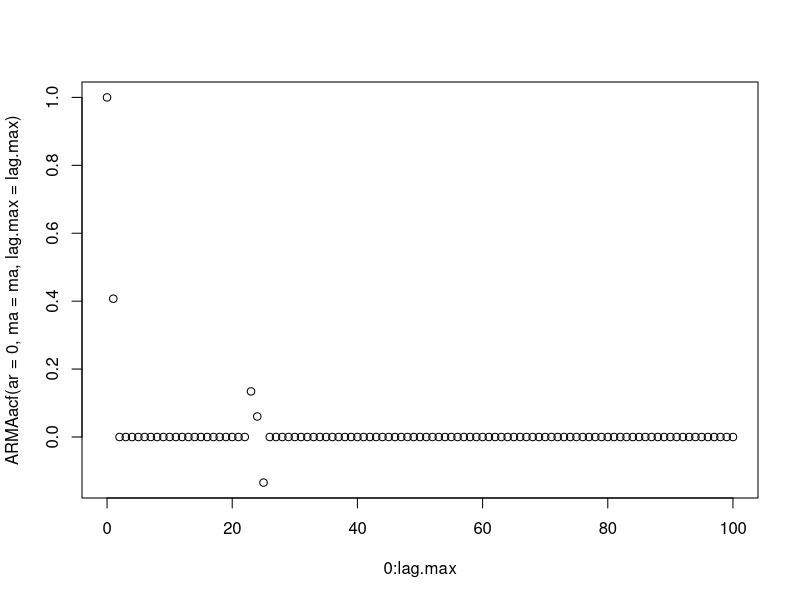
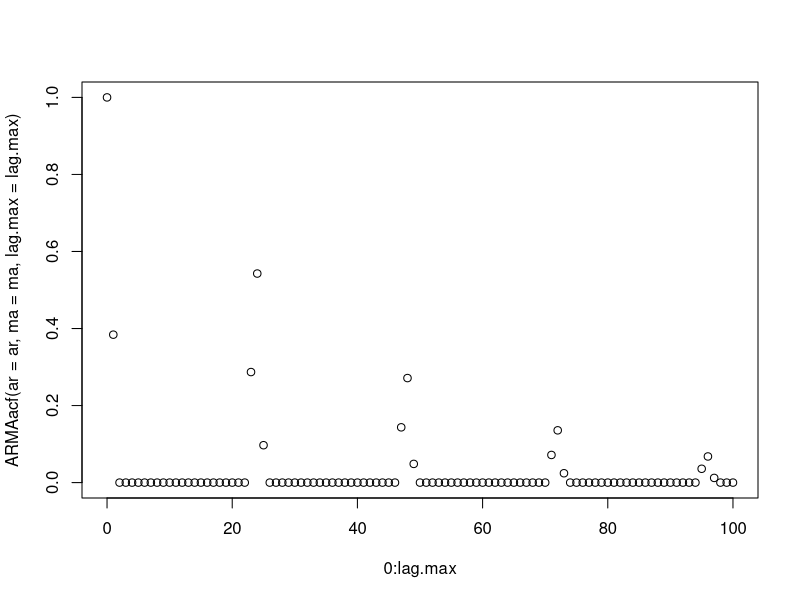
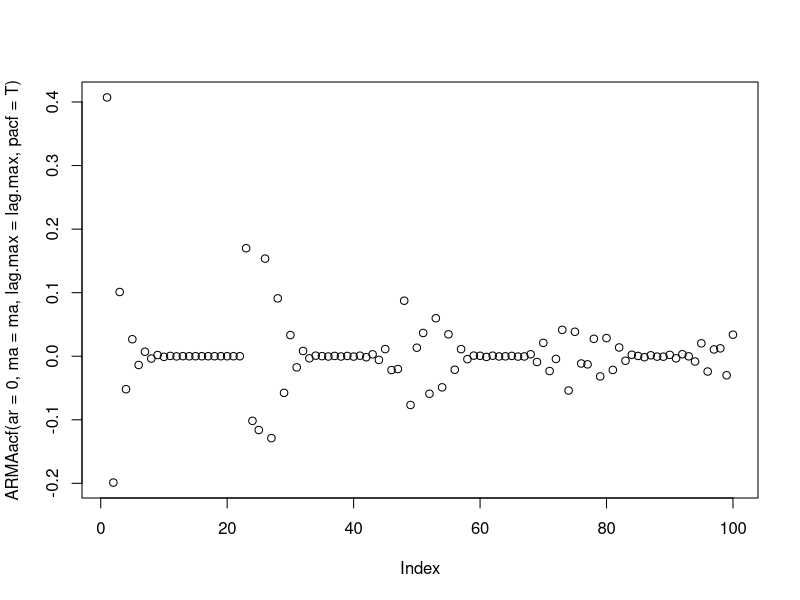
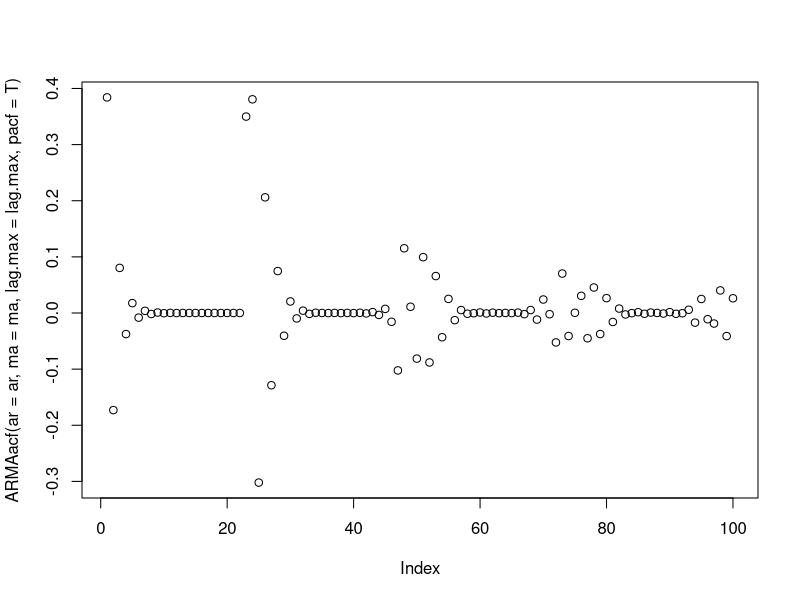

Generate these figures, in order, with R:
setwd("~/systislabra_sahko")


ma <- c(0.8, rep(0, 22), 0.3, -0.3*0.8)
ar <- c(rep(0, 23), 0.5)

lag.max = 100

plot(0:lag.max, ARMAacf(ar = 0, ma = ma, lag.max = lag.max)) # (i)

lag.max = 100

plot(0:lag.max, ARMAacf(ar = ar, ma = ma, lag.max = lag.max)) # (ii)

# pacf

plot(ARMAacf(ar = 0, ma = ma, lag.max = lag.max, pacf = T)) # (i)

plot(ARMAacf(ar = ar, ma = ma, lag.max = lag.max, pacf= T)) # (ii)

